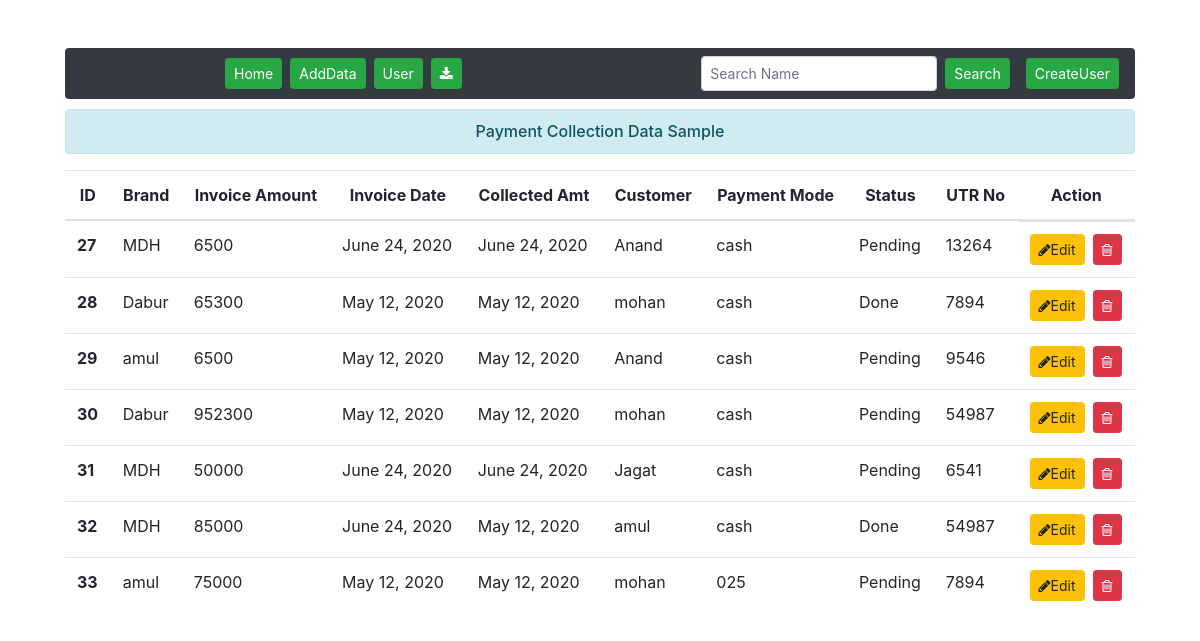
/home/, run on the app's committed database.
### enroll/models.py (models this page shows)
class User_table(models.Model):
    brand = models.CharField(max_length=70)
    invamt = models.IntegerField()
    invdate = models.DateField(null=True, blank=True)
    cltnamt = models.IntegerField()
    cltndate = models.DateField(null=True, blank=True)
    customer = models.CharField(max_length=70)
    customercode = models.CharField(max_length=70)
    collectedby = models.CharField(max_length=70)
    paymentmode = models.CharField(max_length=70)
    cheque = models.IntegerField()
    bank = models.CharField(max_length=70)
    duedate = models.DateField(null=True, blank=True)
    status = models.CharField(max_length=70, default='Pending')
    doptdate = models.DateField(null=True, blank=True)
    utrno = models.IntegerField()
    bksc = models.IntegerField()

### enroll/views.py (the view)
# urls.py: path('home/', views.add_show, name='home'),
def add_show(request):
    stud = User_table.objects.all()
    return render(request, 'enroll/addandshow.html', {'stu':stud})

### enroll/templates/enroll/addandshow.html (shortened to what this page needs)
{% extends 'enroll/base.html' %}
{% block content %}
{% load static %}
<div class="row" style="margin-top:10px;">
    <div class="col-sm-12">
        <h6 class="text-center alert alert-info">Payment Collection Data Sample</h6>
        {% if stu %}
        <table class="table table-hover">
            <thead class="text-sm-center">
              <tr>
                <th scope="col">ID</th>
                <th scope="col">Brand</th>
                <th scope="col">Invoice Amount</th>
                <th scope="col">Invoice Date</th>
                <th scope="col">Collected Amt</th>
                <th scope="col">Customer</th>
                <th scope="col">Payment Mode</th>
                <th scope="col">Status</th>
                <th scope="col">UTR No</th>
                <th scope="col">Action</th>
              </tr>
            </thead>
            <tbody>
                {% for st in stu %}
                    <tr>
                        <th scope="row">{{st.id}}</th>
                        <td>{{st.brand}}</td>
                        <td>{{st.invamt}}</td>
                        <td>{{st.invdate}}</td>
                        <td>{{st.cltndate}}</td>
                        <td>{{st.customer}}</td>
                        <td>{{st.paymentmode}}</td>
                        <td>{{st.status}}</td>
                        <td>{{st.utrno}}</td>
                        <td class="d-flex">
                            <a href="{% url 'updatedata' st.id %}" class="btn btn-warning btn-sm"><i class="fa fa-pencil"></i>Edit</a>
                            <form action="{% url 'deletedata' st.id %}" method="POST" class="ml-2">
                                <button type="submit" class="btn btn-danger btn-sm"><i class="fa fa-trash-o"></i></button>
                            </form>
                        </td>
                    </tr>
                {% endfor %}
            </tbody>
        </table>
        {% else %}
        <h4 class="text-center alert alert-warning">No Record</h4>
        {% endif %}
    </div>
</div>
{% endblock content %}

### enroll/templates/enroll/base.html (shortened to what this page needs)
<!DOCTYPE html> {% load static %}
<html lang="en">
<head>
    <link rel="stylesheet" href="{% static 'enroll/css/bootstrap.css' %}">
    <link rel="stylesheet" href="https://cdnjs.cloudflare.com/ajax/libs/font-awesome/4.7.0/css/font-awesome.min.css">
</head>
<body>
    <div class="container mt-5 col-sm-11">
        <nav class="navbar navbar-expand-lg navbar-dark bg-dark rounded">
            <div class="collapse navbar-collapse" id="navbarTogglerDemo01">
                <ul class="navbar-nav mr-auto mt-2 mt-lg-0" style="margin-left: 140px;">
                    <li class="nav-item active">
                        <a class="btn btn-success btn-sm mx-1" href="{% url 'home' %}">Home</a>
                    </li>
                    <li class="nav-item">
                        <a class="btn btn-success btn-sm mx-1" href="{% url 'addrecord' %}">AddData</a>
                    </li>
                    <li class="nav-item active">
                        <a class="btn btn-success btn-sm mx-1" href="{% url 'totaluserinadmin' %}">User</a>
                    </li>
                    <li class="nav-item active">
                        <a download class="btn btn-success btn-sm mx-1" href="#"><i class="fa fa-download"></i></a>
                    </li>
                </ul>
                <form method="post" action="/search" class="form-inline mx-3 my-lg-0">
                    <input class="form-control mr-sm-2 btn-sm" type="search" placeholder="Search Name" aria-label="Search" name="stu" id="stu">
                    <button class="btn btn-success my-sm-0 btn-sm" type="submit">Search</button>
                </form>
                <button type="button" class="btn btn-success mx-0 btn-sm" data-toggle="modal" data-target="#signupModal">CreateUser</button>
            </div>
        </nav>
        {% block content %}{% endblock content %}
    </div>
</body>
</html>

### data on the page
User_table: id "27", brand "MDH", invamt "6500", invdate "June 24, 2020", cltndate "June 24, 2020", customer "Anand", paymentmode "cash", status "Pending", utrno "13264"
User_table: id "28", brand "Dabur", invamt "65300", invdate "May 12, 2020", cltndate "May 12, 2020", customer "mohan", paymentmode "cash", status "Done", utrno "7894"
User_table: id "29", brand "amul", invamt "6500", invdate "May 12, 2020", cltndate "May 12, 2020", customer "Anand", paymentmode "cash", status "Pending", utrno "9546"
User_table: id "30", brand "Dabur", invamt "952300", invdate "May 12, 2020", cltndate "May 12, 2020", customer "mohan", paymentmode "cash", status "Pending", utrno "54987"
User_table: id "31", brand "MDH", invamt "50000", invdate "June 24, 2020", cltndate "June 24, 2020", customer "Jagat", paymentmode "cash", status "Pending", utrno "6541"
User_table: id "32", brand "MDH", invamt "85000", invdate "June 24, 2020", cltndate "May 12, 2020", customer "amul", paymentmode "cash", status "Done", utrno "54987"
User_table: id "33", brand "amul", invamt "75000", invdate "May 12, 2020", cltndate "May 12, 2020", customer "mohan", paymentmode "025", status "Pending", utrno "7894"
